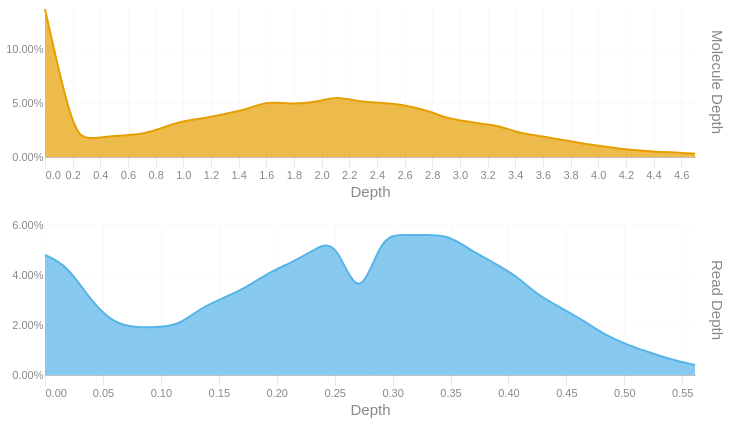

The cell this chart's notebook holds for it:
### Code cell
readdep = depth_hist(tb['Read Depth'], q99, 3)
readdep = readdep.with_columns(pl.lit('Read Depth').alias('Metric'))
if not SKIPLR:
    moldep = depth_hist(tb['Molecule Depth'], mol_q99, 1)
    moldep = moldep.with_columns(pl.lit('Molecule Depth').alias('Metric'))
    _hist = pl.concat([readdep, moldep])
    _hist = _hist.filter(pl.col('Proportion') != 0)
    with SafeRender(_hist):
        (
            alt.Chart(_hist)        
            .mark_area(interpolate = "basis")
            .encode(
                x=alt.X('Bin:Q').scale(domainMin=0).axis(alt.Axis(title='Depth')),
                y = alt.Y('Proportion:Q', title = None).axis(format = '.2%'),
                color = alt.Color('Metric:N').legend(None),
                row = alt.Row("Metric:N").header(title = None, labelOrient = 'right'),
                tooltip = [
                    alt.Tooltip("Metric:N", title = "Metric"),
                    alt.Tooltip('Interval:N', title = "Depth Interval"),
                    alt.Tooltip('Proportion:Q', title = "% Alignments").format('.2%')
                ]
            )
            .resolve_scale(x='independent', y='independent')
            .properties(
                height = 150, width = 650,
                usermeta={'embedOptions': {'downloadFileName': f'{samplename}.depth.hist'}}
            )
        ).display()
else:
    readdep = readdep.filter(pl.col('Proportion') != 0)
    with SafeRender(readdep):
        (
            alt.Chart(readdep)        
            .mark_area(interpolate = "basis")
            .encode(
                x=alt.X('Bin:Q').scale(domainMin=0).axis(alt.Axis(title='Depth')),
                y = alt.Y('Proportion:Q', title = None).axis(format = '.2%'),
                tooltip = [
                    alt.Tooltip('Interval:N', title = "Depth Interval"),
                    alt.Tooltip('Proportion:Q', title = "% Alignments").format('.2%')
                ]
            )
            .properties(
                usermeta={'embedOptions': {'downloadFileName': f'{samplename}.depth.hist'}}
            )
        ).display()

### Figure 1 — Vega-Lite specification as saved in the notebook (floating-point values rounded to 4 significant figures)
{"width": 650, "height": 150, "config": {"title": {"anchor": "start", "dy": -15, "fontSize": 18, "color": "#888888", "subtitleColor": "#888888", "subtitleFontSize": 14}, "arc": {"fill": "#0072B2"}, "axis": {"domainColor": "#888888", "domainWidth": 0.5, "gridWidth": 0.2, "grid": false, "titleFontWeight": 400, "titleFontSize": 15, "labelFontSize": 11, "labelColor": "#888888", "tickColor": "#888888", "tickWidth": 0.2, "titleColor": "#888888"}, "axisBand": {"grid": false}, "axisX": {"grid": true, "tickSize": 10, "domainCap": "round"}, "axisY": {"domain": false, "grid": true, "tickSize": 0, "domainCap": "round"}, "background": "transparent", "header": {"labelFontSize": 15, "labelColor": "#888888", "titleFontSize": 15, "titleFontWeight": 600, "titleColor": "#888888"}, "legend": {"labelFont": "sans-serif", "labelFontSize": 12, "labelColor": "#888888", "symbolSize": 100, "symbolType": "circle", "titleFontSize": 12, "titlePadding": 10, "titleColor": "#888888", "title": null}, "range": {"category": ["#E69F00", "#56B4E9", "#009E73", "#F0E442", "#0072B2", "#D55E00", "#CC79A7", "#000000"], "diverging": ["#cfe8f3", "#a2d4ec", "#73bfe2", "#46abdb", "#1696d2", "#12719e"]}, "area": {"fill": "#0072B2", "fillOpacity": 0.7, "line": true, "strokeOpacity": 0.7}, "line": {"color": "#0072B2", "stroke": "#0072B2", "strokeWidth": 2}, "trail": {"color": "#0072B2", "stroke": "#0072B2", "strokeWidth": 0, "size": 1}, "point": {"filled": true, "fillOpacity": 1.0, "size": 95}, "text": {"color": "#888888", "fontSize": 11, "align": "right", "fontWeight": 400, "size": 11}, "bar": {"fill": "#0072B2", "stroke": null}, "view": {"stroke": null, "continuousWidth": 660, "continuousHeight": 400}}, "data": {"name": "data-9d96da4e8ad40d952d5bd6f5897e3a97"}, "mark": {"type": "area", "interpolate": "basis"}, "encoding": {"color": {"field": "Metric", "legend": null, "type": "nominal"}, "row": {"field": "Metric", "header": {"title": null, "labelOrient": "right"}, "type": "nominal"}, "tooltip": [{"field": "Metric", "title": "Metric", "type": "nominal"}, {"field": "Interval", "title": "Depth Interval", "type": "nominal"}, {"field": "Proportion", "format": ".2%", "title": "% Alignments", "type": "quantitative"}], "x": {"axis": {"title": "Depth"}, "field": "Bin", "scale": {"domainMin": 0}, "type": "quantitative"}, "y": {"axis": {"format": ".2%"}, "field": "Proportion", "title": null, "type": "quantitative"}}, "resolve": {"scale": {"x": "independent", "y": "independent"}}, "usermeta": {"embedOptions": {"downloadFileName": "TF26LRJL0001_5B_10484332_23Y22YLT4_L7.depth.hist"}}, "$schema": "https://vega.github.io/schema/vega-lite/v6.4.1.json", "datasets": {"data-9d96da4e8ad40d952d5bd6f5897e3a97": [{"Bin": 0.0, "Interval": "0.0-0.019", "Proportion": 0.048, "Metric": "Read Depth"}, {"Bin": 0.019, "Interval": "0.019-0.039", "Proportion": 0.044, "Metric": "Read Depth"}, {"Bin": 0.039, "Interval": "0.039-0.058", "Proportion": 0.03, "Metric": "Read Depth"}, {"Bin": 0.058, "Interval": "0.058-0.077", "Proportion": 0.021, "Metric": "Read Depth"}, {"Bin": 0.077, "Interval": "0.077-0.097", "Proportion": 0.019, "Metric": "Read Depth"}, {"Bin": 0.097, "Interval": "0.097-0.116", "Proportion": 0.019, "Metric": "Read Depth"}, {"Bin": 0.116, "Interval": "0.116-0.135", "Proportion": 0.02, "Metric": "Read Depth"}, {"Bin": 0.135, "Interval": "0.135-0.155", "Proportion": 0.027, "Metric": "Read Depth"}, {"Bin": 0.155, "Interval": "0.155-0.174", "Proportion": 0.031, "Metric": "Read Depth"}, {"Bin": 0.174, "Interval": "0.174-0.193", "Proportion": 0.035, "Metric": "Read Depth"}, {"Bin": 0.193, "Interval": "0.193-0.213", "Proportion": 0.041, "Metric": "Read Depth"}, {"Bin": 0.213, "Interval": "0.213-0.232", "Proportion": 0.045, "Metric": "Read Depth"}, {"Bin": 0.232, "Interval": "0.232-0.251", "Proportion": 0.05, "Metric": "Read Depth"}, {"Bin": 0.251, "Interval": "0.251-0.271", "Proportion": 0.055, "Metric": "Read Depth"}, {"Bin": 0.271, "Interval": "0.271-0.29", "Proportion": 0.027, "Metric": "Read Depth"}, {"Bin": 0.29, "Interval": "0.29-0.309", "Proportion": 0.056, "Metric": "Read Depth"}, {"Bin": 0.309, "Interval": "0.309-0.329", "Proportion": 0.056, "Metric": "Read Depth"}, {"Bin": 0.329, "Interval": "0.329-0.348", "Proportion": 0.056, "Metric": "Read Depth"}, {"Bin": 0.348, "Interval": "0.348-0.367", "Proportion": 0.056, "Metric": "Read Depth"}, {"Bin": 0.367, "Interval": "0.367-0.387", "Proportion": 0.05, "Metric": "Read Depth"}, {"Bin": 0.387, "Interval": "0.387-0.406", "Proportion": 0.045, "Metric": "Read Depth"}, {"Bin": 0.406, "Interval": "0.406-0.425", "Proportion": 0.04, "Metric": "Read Depth"}, {"Bin": 0.425, "Interval": "0.425-0.445", "Proportion": 0.032, "Metric": "Read Depth"}, {"Bin": 0.445, "Interval": "0.445-0.464", "Proportion": 0.027, "Metric": "Read Depth"}, {"Bin": 0.464, "Interval": "0.464-0.483", "Proportion": 0.022, "Metric": "Read Depth"}, {"Bin": 0.483, "Interval": "0.483-0.503", "Proportion": 0.016, "Metric": "Read Depth"}, {"Bin": 0.503, "Interval": "0.503-0.522", "Proportion": 0.012, "Metric": "Read Depth"}, {"Bin": 0.522, "Interval": "0.522-0.541", "Proportion": 0.009, "Metric": "Read Depth"}, {"Bin": 0.541, "Interval": "0.541-0.561", "Proportion": 0.006, "Metric": "Read Depth"}, {"Bin": 0.561, "Interval": "0.561-0.58", "Proportion": 0.004, "Metric": "Read Depth"}, {"Bin": 0.0, "Interval": "0.0-0.2", "Proportion": 0.138, "Metric": "Molecule Depth"}, {"Bin": 0.2, "Interval": "0.2-0.3", "Proportion": 0.023, "Metric": "Molecule Depth"}, {"Bin": 0.3, "Interval": "0.3-0.5", "Proportion": 0.016, "Metric": "Molecule Depth"}, {"Bin": 0.5, "Interval": "0.5-0.7", "Proportion": 0.02, "Metric": "Molecule Depth"}, {"Bin": 0.7, "Interval": "0.7-0.8", "Proportion": 0.021, "Metric": "Molecule Depth"}, {"Bin": 0.8, "Interval": "0.8-1.0", "Proportion": 0.025, "Metric": "Molecule Depth"}, {"Bin": 1.0, "Interval": "1.0-1.1", "Proportion": 0.034, "Metric": "Molecule Depth"}, {"Bin": 1.1, "Interval": "1.1-1.3", "Proportion": 0.035, "Metric": "Molecule Depth"}, {"Bin": 1.3, "Interval": "1.3-1.5", "Proportion": 0.04, "Metric": "Molecule Depth"}, {"Bin": 1.5, "Interval": "1.5-1.6", "Proportion": 0.046, "Metric": "Molecule Depth"}, {"Bin": 1.6, "Interval": "1.6-1.8", "Proportion": 0.052, "Metric": "Molecule Depth"}, {"Bin": 1.8, "Interval": "1.8-2.0", "Proportion": 0.049, "Metric": "Molecule Depth"}, {"Bin": 2.0, "Interval": "2.0-2.1", "Proportion": 0.052, "Metric": "Molecule Depth"}, {"Bin": 2.1, "Interval": "2.1-2.3", "Proportion": 0.057, "Metric": "Molecule Depth"}, {"Bin": 2.3, "Interval": "2.3-2.4", "Proportion": 0.051, "Metric": "Molecule Depth"}, {"Bin": 2.4, "Interval": "2.4-2.6", "Proportion": 0.051, "Metric": "Molecule Depth"}, {"Bin": 2.6, "Interval": "2.6-2.8", "Proportion": 0.049, "Metric": "Molecule Depth"}, {"Bin": 2.8, "Interval": "2.8-2.9", "Proportion": 0.042, "Metric": "Molecule Depth"}, {"Bin": 2.9, "Interval": "2.9-3.1", "Proportion": 0.036, "Metric": "Molecule Depth"}, {"Bin": 3.1, "Interval": "3.1-3.3", "Proportion": 0.032, "Metric": "Molecule Depth"}, {"Bin": 3.3, "Interval": "3.3-3.4", "Proportion": 0.029, "Metric": "Molecule Depth"}, {"Bin": 3.4, "Interval": "3.4-3.6", "Proportion": 0.023, "Metric": "Molecule Depth"}, {"Bin": 3.6, "Interval": "3.6-3.7", "Proportion": 0.019, "Metric": "Molecule Depth"}, {"Bin": 3.7, "Interval": "3.7-3.9", "Proportion": 0.017, "Metric": "Molecule Depth"}, {"Bin": 3.9, "Interval": "3.9-4.1", "Proportion": 0.012, "Metric": "Molecule Depth"}, {"Bin": 4.1, "Interval": "4.1-4.2", "Proportion": 0.009, "Metric": "Molecule Depth"}, {"Bin": 4.2, "Interval": "4.2-4.4", "Proportion": 0.007, "Metric": "Molecule Depth"}, {"Bin": 4.4, "Interval": "4.4-4.6", "Proportion": 0.005, "Metric": "Molecule Depth"}, {"Bin": 4.6, "Interval": "4.6-4.7", "Proportion": 0.004, "Metric": "Molecule Depth"}, {"Bin": 4.7, "Interval": "4.7-4.89", "Proportion": 0.003, "Metric": "Molecule Depth"}]}}
